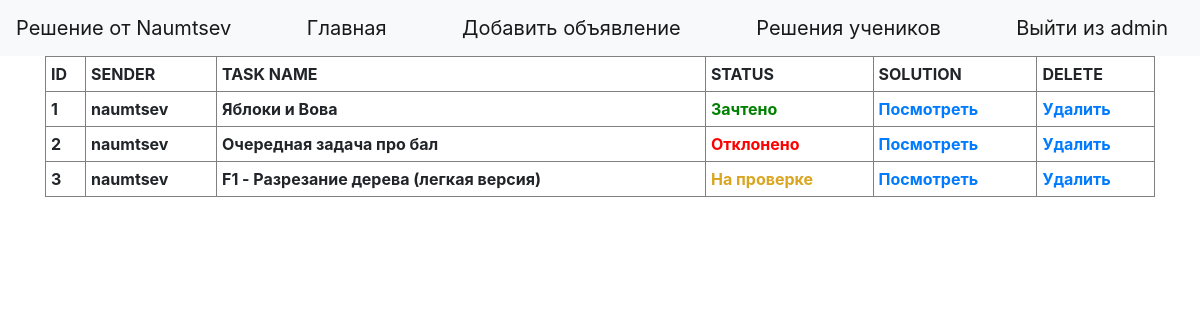
Page /solutions (signed in) on the earlier database version.
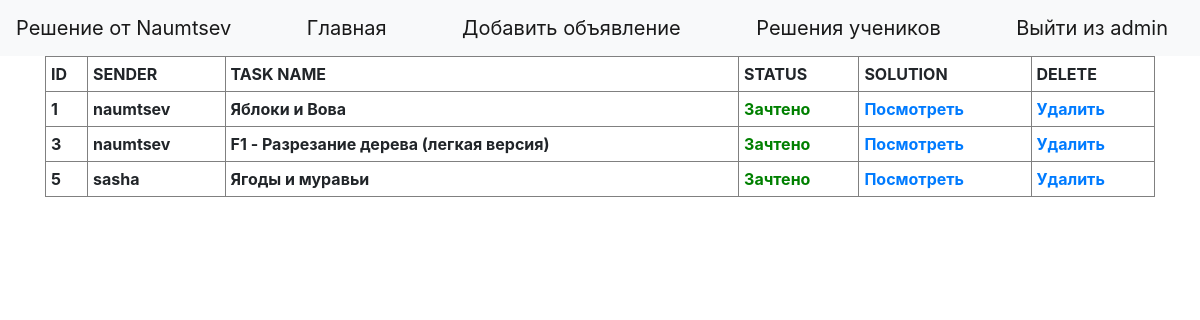
Same page on the later database version.
### solution.py (models this page shows, shortened)
class YandexLyceumStudent(db.Model):
    id = db.Column(db.Integer, primary_key=True)
    username = db.Column(db.String(80), unique=True, nullable=False)
    name = db.Column(db.String(80), unique=False, nullable=False)
    surname = db.Column(db.String(80), unique=False, nullable=False)
    email = db.Column(db.String(120), unique=True, nullable=False)
    password = db.Column(db.String(120), unique=False, nullable=False)

class SolutionAttempt(db.Model):
    id = db.Column(db.Integer, primary_key=True)
    task = db.Column(db.String(120), unique=False, nullable=False)
    code = db.Column(db.String(2000), unique=False, nullable=False)
    status = db.Column(db.String(50), unique=False, nullable=False)
    student_id = db.Column(db.Integer,
                           db.ForeignKey('yandex_lyceum_student.id'),
                           nullable=False)
    student = db.relationship('YandexLyceumStudent',
                              backref=db.backref('SolutionAttempts',
                                                 lazy=True))

### solution.py (the view)
@app.route('/solutions')
def solutions():
    if 'username' not in session:
        return redirect('/login')
    if session['username'] not in ADMINS:
        return redirect('/')
    all = SolutionAttempt.query.all()
    arr = []
    for i in all:
        id = i.id
        sender = i.student.username
        task = i.task
        status = i.status
        arr.append((id, sender, task, status))
    return render_template('admin_solutions.html', session=session, ADMINS=ADMINS, solutions=arr, sz=len(arr))

### templates/admin_solutions.html
{% extends "base.html" %}
{% block content %}
  {% if sz == 0%}
    <h1> <a style="margin:300px;" >Список решений учеников пуст </a></h1>
      {% else %}
<div>
    <table border="1" width="100%" cellpadding="5" >
      <th>ID</th>
      <th>SENDER</th>
      <th>TASK NAME</th>
      <th>STATUS</th>
      <th>SOLUTION</th>
        <th>DELETE</th>
      {% for id, sender, task_name, status in solutions %}
      <tr>
          <th>{{id}}</th>
          <th>{{sender}}</th>
          <th>{{task_name}}</th>
          {% if status == 'На проверке'%}
          <th style="color:#DAA520">{{status}}</th>
          {% endif %}
            {% if status == 'Зачтено'%}
          <th style="color:green">{{status}}</th>
          {% endif %}
            {% if status == 'Отклонено'%}
          <th style="color:red">{{status}}</th>
          {% endif %}
          <th> <a href="/change_status/{{id}}">Посмотреть</a></th>
          <th> <a href="/delete_solution/{{id}}">Удалить</a></th>
    </tr>
      {% endfor %}
       </table>
    </div>
    {% endif%}
{% endblock %}

Differences in the rows shown:
removed SolutionAttempt: solutions "Очередная задача про бал", solutions "Отклонено"
changed SolutionAttempt "F1 - Разрезание дерева (легкая версия)": status "На проверке" → "Зачтено" (drawn)
added YandexLyceumStudent: solutions "sasha"
added SolutionAttempt: solutions "Ягоды и муравьи", solutions "Зачтено"
Other differences:
new list line: "3 Посмотреть Удалить"
new list line: "naumtsev"
new list line: "F1 - Разрезание дерева (легкая версия) Зачтено"
new list line: "5 Посмотреть Удалить"
list line gone: "2 Посмотреть Удалить"
list line gone: "naumtsev"
list line gone: "3 Посмотреть Удалить"
list line gone: "F1 - Разрезание дерева (легкая версия) На проверке"
